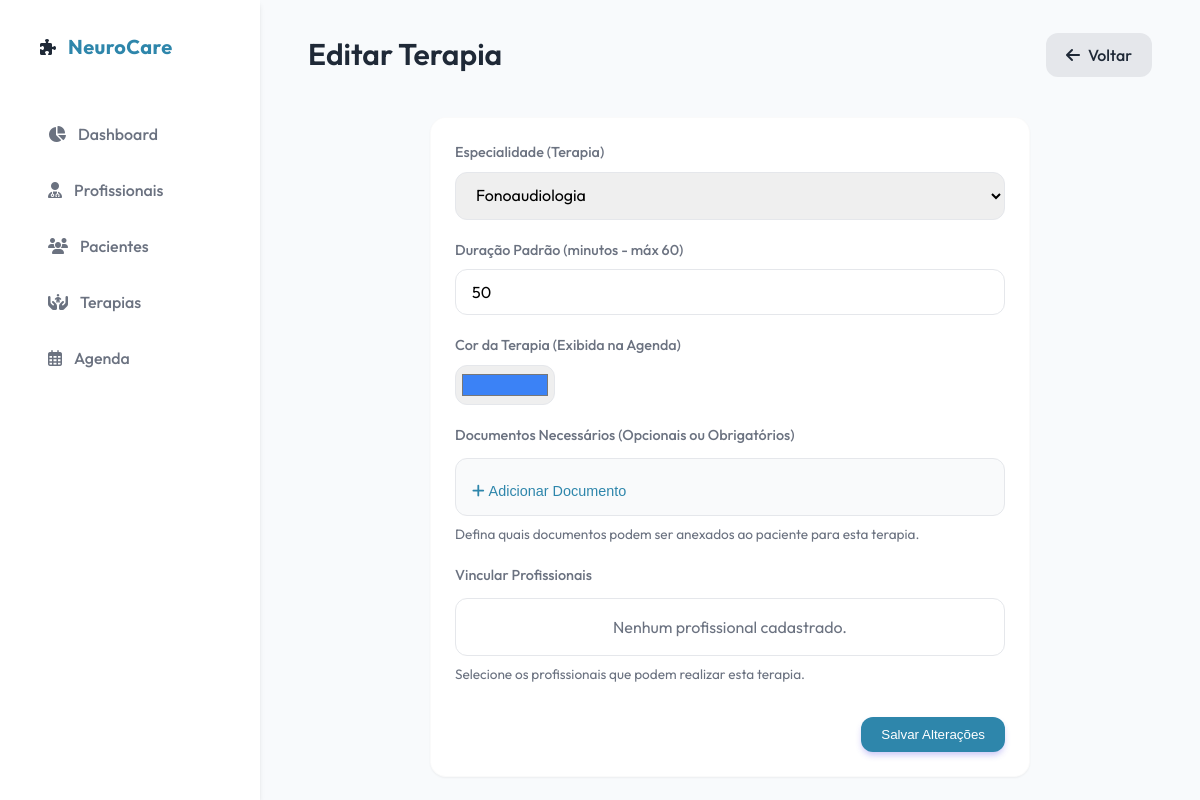
Screenshot of /public/index.php?page=therapies_new&id=1 with the database file from the repository.
### tables this page shows
CREATE TABLE IF NOT EXISTS `therapies` (
  `id`                       int          NOT NULL AUTO_INCREMENT,
  `name`                     varchar(100) NOT NULL,
  `default_duration_minutes` int          DEFAULT '60',
  `branch_id`                int          DEFAULT '1',
  `color`                    varchar(7)   DEFAULT '#3B82F6',
  PRIMARY KEY (`id`),
  KEY `idx_branch` (`branch_id`),
  CONSTRAINT `therapies_fk_branch` FOREIGN KEY (`branch_id`) REFERENCES `branches` (`id`) ON DELETE SET NULL
);

CREATE TABLE IF NOT EXISTS `specialties` (
  `id`   int          NOT NULL AUTO_INCREMENT,
  `name` varchar(100) NOT NULL,
  PRIMARY KEY (`id`),
  UNIQUE KEY `uk_name` (`name`)
);

### src/Database.php (called while the page is built)
<?php
class Database {
    private static $instance = null;
    private $pdo;
    private function __construct() {
        $config = require __DIR__ . '/../config/config.php';
        $dsn = "mysql:host={$config['db_host']};dbname={$config['db_name']};charset={$config['db_charset']}";
        $options = [
            PDO::ATTR_ERRMODE => PDO::ERRMODE_EXCEPTION,
            PDO::ATTR_DEFAULT_FETCH_MODE => PDO::FETCH_ASSOC,
            PDO::ATTR_EMULATE_PREPARES => false,
        ];
        try {
            $this->pdo = new PDO($dsn, $config['db_user'], $config['db_pass'], $options);
        } catch (\PDOException $e) {
            if ($e->getCode() == 1049) {
                die("Database '{$config['db_name']}' not found. Please run the database.sql script.");
            }
            throw new \PDOException($e->getMessage(), (int)$e->getCode());
        }
    }
    public static function getInstance() {
        if (self::$instance === null) {
            self::$instance = new self();
        }
        return self::$instance;
    }
    public function getConnection() {
        return $this->pdo;
    }
}

### config/config.php (called while the page is built, shortened)
<?php
$serverName = $_SERVER['SERVER_NAME'] ?? 'localhost';
$isLocal = ($serverName === 'localhost' || $serverName === '127.0.0.1');
if ($isLocal) {
    return [
        'db_host' => 'localhost',
        'db_name' => 'clinic_db',
        'db_user' => 'root',
        'db_pass' => 'm@P599152',
        'db_charset' => 'utf8mb4'
    ];
}

### src/Controllers/SpecialtyController.php (called while the page is built, shortened)
<?php
require_once __DIR__ . '/../Database.php';
class SpecialtyController {
    private $pdo;
    public function __construct() {
        $this->pdo = Database::getInstance()->getConnection();
    }
    public function getAll() {
        $stmt = $this->pdo->query("SELECT * FROM specialties ORDER BY name ASC");
        return $stmt->fetchAll();
    }
}

### src/Controllers/TherapyController.php (called while the page is built, shortened)
<?php
require_once __DIR__ . '/../Database.php';
class TherapyController {
    private $pdo;
    public function __construct() {
        $this->pdo = Database::getInstance()->getConnection();
    }
    public function getById($id) {
        $stmt = $this->pdo->prepare("SELECT * FROM therapies WHERE id = ?");
        $stmt->execute([$id]);
        return $stmt->fetch();
    }
}

### templates/therapies/form.php (the view, shortened to what this page needs)
<?php
$controller = new TherapyController();
$professionals = $controller->getAvailableProfessionals();
$id = $_GET['id'] ?? null;
$therapy = null;
if ($id) {
    $therapy = $controller->getById($id);
}
?>
<header>
    <h1><?= $id ? 'Editar Terapia' : 'Nova Terapia' ?></h1>
    <a href="?page=therapies" class="btn" style="background: #e5e7eb; color: var(--text-primary);">
        <i class="fa-solid fa-arrow-left"></i> Voltar
    </a>
</header>
<div class="card" style="max-width: 600px; margin: 0 auto;">
    <form method="POST">
<?php
    require_once __DIR__ . '/../../src/Controllers/SpecialtyController.php';
    $specialtyController = new SpecialtyController();
    $specialtiesList = $specialtyController->getAll();
?>
        <div class="form-group">
            <label for="name">Especialidade (Terapia)</label>
            <select id="name" name="name" required>
                <?php foreach ($specialtiesList as $spec): ?>
                    <option value="<?= htmlspecialchars($spec['name']) ?>" <?= ($therapy && $therapy['name'] == $spec['name']) ? 'selected' : '' ?>>
                        <?= htmlspecialchars($spec['name']) ?>
                    </option>
                <?php endforeach; ?>
            </select>
        </div>
        <div class="form-group">
            <label for="duration">Duração Padrão (minutos - máx 60)</label>
            <input type="number" id="duration" name="duration" min="15" max="60" value="<?= $therapy ? $therapy['default_duration_minutes'] : 45 ?>">
        </div>
        <div class="form-group">
            <label for="color">Cor da Terapia (Exibida na Agenda)</label>
            <input type="color" id="color" name="color" value="<?= $therapy ? htmlspecialchars($therapy['color']) : '#3B82F6' ?>" style="width: 100px; height: 40px; padding: 0.25rem; cursor: pointer;">
        </div>
        <div class="form-group">
            <label style="margin-bottom: 0.75rem; display: block;">Documentos Necessários (Opcionais ou Obrigatórios)</label>
            <div id="docs-container" style="border: 1px solid #E5E7EB; border-radius: var(--radius-md); padding: 1rem; background: #f9fafb;">
                <button type="button" onclick="addDoc()" style="margin-top: 0.5rem; font-size: 0.9rem; color: var(--primary-color); background: none; border: none; cursor: pointer; display: flex; align-items: center; gap: 0.25rem;">
                    <i class="fa-solid fa-plus"></i> Adicionar Documento
                </button>
            </div>
            <p style="font-size: 0.85rem; color: var(--text-secondary); margin-top: 0.5rem;">Defina quais documentos podem ser anexados ao paciente para esta terapia.</p>
        </div>
        <div class="form-group">
            <label style="margin-bottom: 0.75rem; display: block;">Vincular Profissionais</label>
            <div style="max-height: 300px; overflow-y: auto; border: 1px solid #E5E7EB; border-radius: var(--radius-md);">
                <?php if (empty($professionals)): ?>
                    <p style="padding: 1rem; color: var(--text-secondary); text-align: center;">Nenhum profissional cadastrado.</p>
                <?php endif; ?>
            </div>
            <p style="font-size: 0.85rem; color: var(--text-secondary); margin-top: 0.5rem;">Selecione os profissionais que podem realizar esta terapia.</p>
        </div>
        <div style="margin-top: 2rem; text-align: right;">
            <button type="submit" class="btn btn-primary">
                <?= $id ? 'Salvar Alterações' : 'Salvar Terapia' ?>
            </button>
        </div>
    </form>
</div>

### public/assets/css/style.css (style rules this page uses)
:root { --primary-color: #2E86AB; --primary-light: #56B4D3; --secondary-color: #A2D729; --secondary-light: #C4E572; --background-color: #F8FAFC; --surface-color: #FFFFFF; --text-primary: #1F2937; --text-secondary: #6B7280; --danger-color: #EF4444; --glass-bg: rgba(255, 255, 255, 0.95); --glass-border: 1px solid rgba(255, 255, 255, 0.2); --shadow-sm: 0 1px 2px 0 rgba(0, 0, 0, 0.05); --shadow-md: 0 4px 6px -1px rgba(0, 0, 0, 0.1), 0 2px 4px -1px rgba(0, 0, 0, 0.06); --shadow-lg: 0 10px 15px -3px rgba(0, 0, 0, 0.1), 0 4px 6px -2px rgba(0, 0, 0, 0.05); --radius-md: 12px; --radius-lg: 16px; }
* { box-sizing: border-box; margin: 0; padding: 0; }
body { font-family: 'Outfit', sans-serif; background-color: var(--background-color); color: var(--text-primary); line-height: 1.5; height: 100vh; display: flex; }
header { margin-bottom: 2.5rem; display: flex; justify-content: space-between; align-items: center; }
header h1 { font-size: 1.875rem; font-weight: 600; color: var(--text-primary); }
.card { background: var(--surface-color); border-radius: var(--radius-lg); padding: 1.5rem; box-shadow: var(--shadow-sm); border: 1px solid rgba(0, 0, 0, 0.02); transition: transform 0.2s ease, box-shadow 0.2s ease; }
.btn { display: inline-flex; align-items: center; justify-content: center; padding: 0.625rem 1.25rem; border-radius: var(--radius-md); font-weight: 500; text-decoration: none; cursor: pointer; border: none; transition: all 0.2s; }
.btn-primary { background-color: var(--primary-color); color: white; box-shadow: 0 4px 6px -1px rgba(79, 70, 229, 0.3); }
.btn i { margin-right: 0.5rem; }
.form-group { margin-bottom: 1.25rem; }
label { display: block; margin-bottom: 0.5rem; font-weight: 500; color: var(--text-secondary); font-size: 0.9rem; }
input, select, textarea { width: 100%; padding: 0.75rem 1rem; border: 1px solid #E5E7EB; border-radius: var(--radius-md); font-family: inherit; font-size: 1rem; transition: border-color 0.2s, box-shadow 0.2s; }

### rows the page displays
therapies: name "Fonoaudiologia", duration "50", color "#3b82f6"
